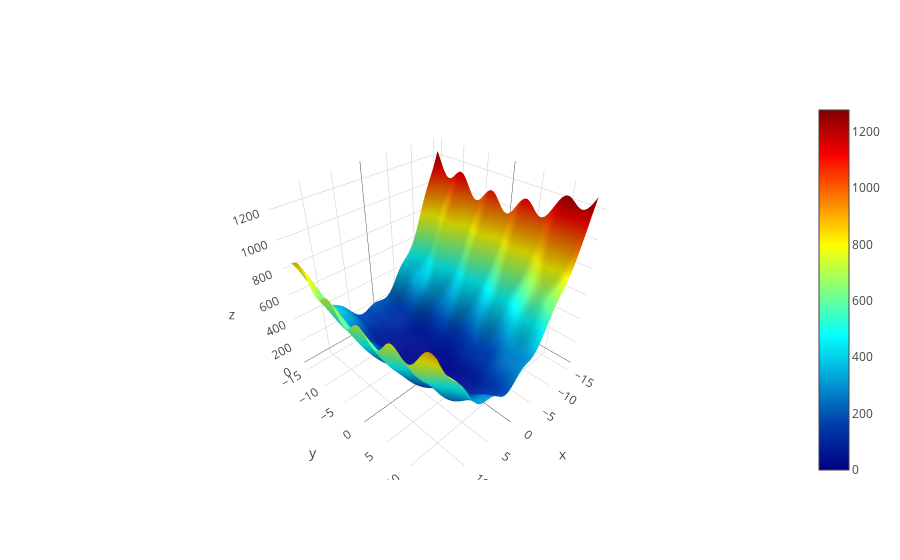

The cell this chart's notebook holds for it:
### Markdown cell above
Для наглядности визуализируем функционал $z(x, y) = (sin(x+1)-y-1.2)^2+(2x+cos(y)-2)^2$ на 3d-плоскости:

### Code cell
init_notebook_mode(connected=True)

x = np.linspace(-15, 14, 100)
y = np.linspace(-15, 14, 100)
Y, X = np.meshgrid(x, y)

Z = (np.sin(X+1) - Y - 1.2)**2 + (2*X+np.cos(Y)-2)**2

trace = go.Surface(z=Z, x=X, y=Y, colorscale='Jet')
iplot([trace])

### Figure 1 — Plotly figure (JSON) as saved in the notebook; plotly's stock layout.template omitted (floating-point values rounded to 4 significant figures; data arrays with more than 128 entries replaced by an {"elided": "..."} marker saying what was removed)
{"data": [{"colorscale": "Jet", "type": "surface", "x": {"elided": "100x100 float values"}, "y": {"elided": "100x100 float values"}, "z": {"elided": "100x100 float values"}}], "layout": {}}
